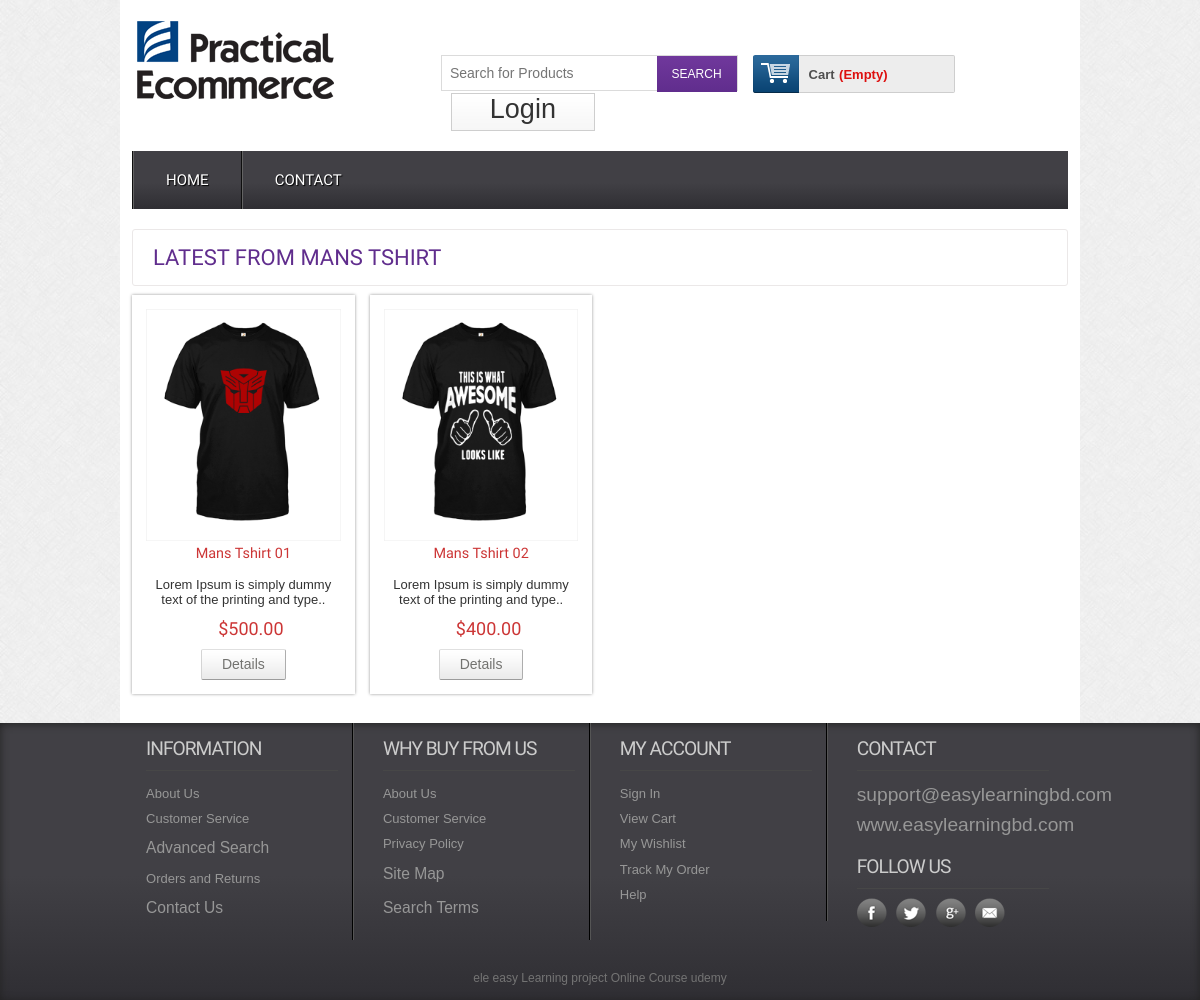
Page /productbycat.php?catId=9 on the committed database.
### tables this page shows
CREATE TABLE IF NOT EXISTS `tbl_category` (
  `catId` int(11) NOT NULL AUTO_INCREMENT,
  `catName` varchar(255) NOT NULL,
  PRIMARY KEY (`catId`)
);

CREATE TABLE IF NOT EXISTS `tbl_product` (
  `productId` int(11) NOT NULL AUTO_INCREMENT,
  `productName` varchar(255) NOT NULL,
  `catId` int(11) NOT NULL,
  `brandId` int(11) NOT NULL,
  `body` text NOT NULL,
  `price` float(10,2) NOT NULL,
  `image` varchar(255) NOT NULL,
  `type` tinyint(4) NOT NULL DEFAULT '0',
  PRIMARY KEY (`productId`)
);

CREATE TABLE IF NOT EXISTS `tbl_social` (
  `id` int(11) NOT NULL AUTO_INCREMENT,
  `fb` varchar(255) NOT NULL,
  `tw` varchar(255) NOT NULL,
  `ln` varchar(255) NOT NULL,
  `gp` varchar(255) NOT NULL,
  PRIMARY KEY (`id`)
);

CREATE TABLE IF NOT EXISTS `tbl_copy` (
  `id` int(11) NOT NULL AUTO_INCREMENT,
  `copyright` varchar(255) NOT NULL,
  PRIMARY KEY (`id`)
);

### classes/Product.php (called while the page is built, shortened)
<?php
 $filepath = realpath(dirname(__FILE__));
include_once ($filepath.'/../lib/Database.php');
include_once ($filepath.'/../helpers/Format.php');
?>
<?php
class Product{
	private $db;
    public	function __construct(){
       $this->db   = new Database();
	}
 public function productByCat($id){
 $catId  =  mysqli_real_escape_string($this->db->link, $id);
 $query = "SELECT * FROM tbl_product WHERE catId ='$catId' ";
         $result = $this->db->select($query);
         return $result;
 }
 public function productByOnlyCat($id){
  $query = "SELECT * FROM tbl_category WHERE catId ='$id' ";
         $result = $this->db->select($query);
         return $result;
 }
}
  ?>

### lib/Database.php (called while the page is built, shortened)
<?php
 class Database {
public $host = DB_HOST;
public $user = DB_USER;
public $pass = DB_PASS;
public $dbname = DB_NAME;
 public $link;
 private function connectDB(){
   $this->link = new mysqli($this->host,$this->user, $this->pass, $this->dbname);
 }
     public function select($query){
    $result = $this->link->query($query) or die ($this->link->error.__LINE__);
    if($result->num_rows > 0){
    	return $result;
    	    } else {
    	    	return false;
    	    }
     }
 }
?>

### helpers/Format.php (called while the page is built, shortened)
<?php
class Format{
public function textShorten($text, $limit = 400){
	$text = $text. "";
	$text = substr($text, 0, $limit);
	$text = $text."..";
	return $text;
}
}
?>

### classes/Brand.php (called while the page is built, shortened)
<?php
 $filepath = realpath(dirname(__FILE__));
include_once ($filepath.'/../lib/Database.php');
include_once ($filepath.'/../helpers/Format.php');
?>
<?php
class Brand{
	private $db;
    public	function __construct(){
       $this->db   = new Database();
	}
 public function getcopyById(){
    $query = "SELECT * FROM tbl_copy";
         $result = $this->db->select($query);
         return $result;
 }
 public function getsocialById(){
$query = "SELECT * FROM tbl_social";
         $result = $this->db->select($query);
         return $result;
 }
}
?>

### productbycat.php (the view, shortened to what this page needs)
<?php include 'inc/header.php'; ?>
<?php
 if (!isset($_GET['catId'])  || $_GET['catId'] == NULL ) {
    echo "<script>window.location = '404.php';  </script>";
 }else {
   $id = $_GET['catId'];
 }
?>
<div class="main">
   <div class="content">
   	<div class="content_top">
   		<div class="heading">
       <?php
         $productbycat = $pd->productByOnlyCat($id);
         if ($productbycat) {
          while ($result = $productbycat->fetch_assoc()) {
         ?>
   		<h3>Latest from <?php echo $result['catName']; ?> </h3>
				<?php    } } ?>
   		</div>
   	</div>
      <div class="section group">
         <?php
         $productbycat = $pd->productByCat($id);
         if ($productbycat) {
          while ($result = $productbycat->fetch_assoc()) {
         ?>
           	<div class="grid_1_of_4 images_1_of_4">
				<a href="preview.php?proid=<?php echo $result['productId']; ?>">
				 	<img src="admin/<?php echo $result['image']; ?>" alt="" /></a>
				<h2><?php echo $result['productName']; ?> </h2>
				 <p><?php echo $fm->textShorten($result['body'], 60); ?></p>
				  <p><span class="price">$<?php echo $result['price']; ?></span></p>
			     <div class="button"><span><a href="preview.php?proid=<?php echo $result['productId']; ?>" class="details">Details</a></span></div>
			</div>
			 <?php    } } else {
			 	header("Location:404.php");
			 	}  ?>
			</div>
		</div>
   </div>
</div>
  <?php include 'inc/footer.php'; ?>

### inc/footer.php (shortened to what this page needs)
<div class="footer">
   	  <div class="wrapper">
	     <div class="section group">
				<div class="col_1_of_4 span_1_of_4">
						<h4>Information</h4>
						<ul>
						<li><a href="#">About Us</a></li>
						<li><a href="#">Customer Service</a></li>
						<li><a href="#"><span>Advanced Search</span></a></li>
						<li><a href="#">Orders and Returns</a></li>
						<li><a href="#"><span>Contact Us</span></a></li>
						</ul>
					</div>
				<div class="col_1_of_4 span_1_of_4">
					<h4>Why buy from us</h4>
						<ul>
						<li><a href="about.php">About Us</a></li>
						<li><a href="faq.php">Customer Service</a></li>
						<li><a href="#">Privacy Policy</a></li>
						<li><a href="contact.php"><span>Site Map</span></a></li>
						<li><a href="preview.php"><span>Search Terms</span></a></li>
						</ul>
				</div>
				<div class="col_1_of_4 span_1_of_4">
					<h4>My account</h4>
						<ul>
							<li><a href="contact.php">Sign In</a></li>
							<li><a href="index.php">View Cart</a></li>
							<li><a href="#">My Wishlist</a></li>
							<li><a href="#">Track My Order</a></li>
							<li><a href="faq.php">Help</a></li>
						</ul>
				</div>
				<div class="col_1_of_4 span_1_of_4">
					<h4>Contact</h4>
						<ul>
							<li><span>support@easylearningbd.com</span></li>
							<li><span>www.easylearningbd.com</span></li>
						</ul>
						<div class="social-icons">
							<h4>Follow Us</h4>
					   		  <ul>
						 <?php
					        $brand =  new Brand();
					        $getsocial = $brand->getsocialById();
					        if ($getsocial) {
					           while ($result = $getsocial->fetch_assoc()) {
					     ?>
				 <li class="facebook"><a href="<?php echo $result['fb'] ?>" target="_blank"> </a></li>
				 <li class="twitter"><a href="<?php echo $result['tw'] ?>" target="_blank"> </a></li>
				 <li class="googleplus"><a href="<?php echo $result['ln'] ?>" target="_blank"> </a></li>
				 <li class="contact"><a href="<?php echo $result['gp'] ?>" target="_blank"> </a></li>
							       <?php    }  }  ?>
						     </ul>
   	 					</div>
				</div>
			</div>
			<div class="copy_right">
		<?php
        $brand =  new Brand();
        $getcopy = $brand->getcopyById();
        if ($getcopy) {
           while ($result = $getcopy->fetch_assoc()) {
     ?>
				<p><?php echo $result['copyright'];  ?></p>
				 <?php    }  }  ?>
		   </div>
     </div>
    </div>
    <link href="css/flexslider.css" rel='stylesheet' type='text/css' />
</body>
</html>

### rows in the picture
tbl_category: catName "MANS TSHIRT"
tbl_product: image (picture), productName "Mans Tshirt 01", body "Lorem Ipsum is simply dummy text of the printing and type..", price "500.00"
tbl_product: image (picture), productName "Mans Tshirt 02", body "Lorem Ipsum is simply dummy text of the printing and type..", price "400.00"
tbl_copy: copyright "ele easy Learning project Online Course udemy"
